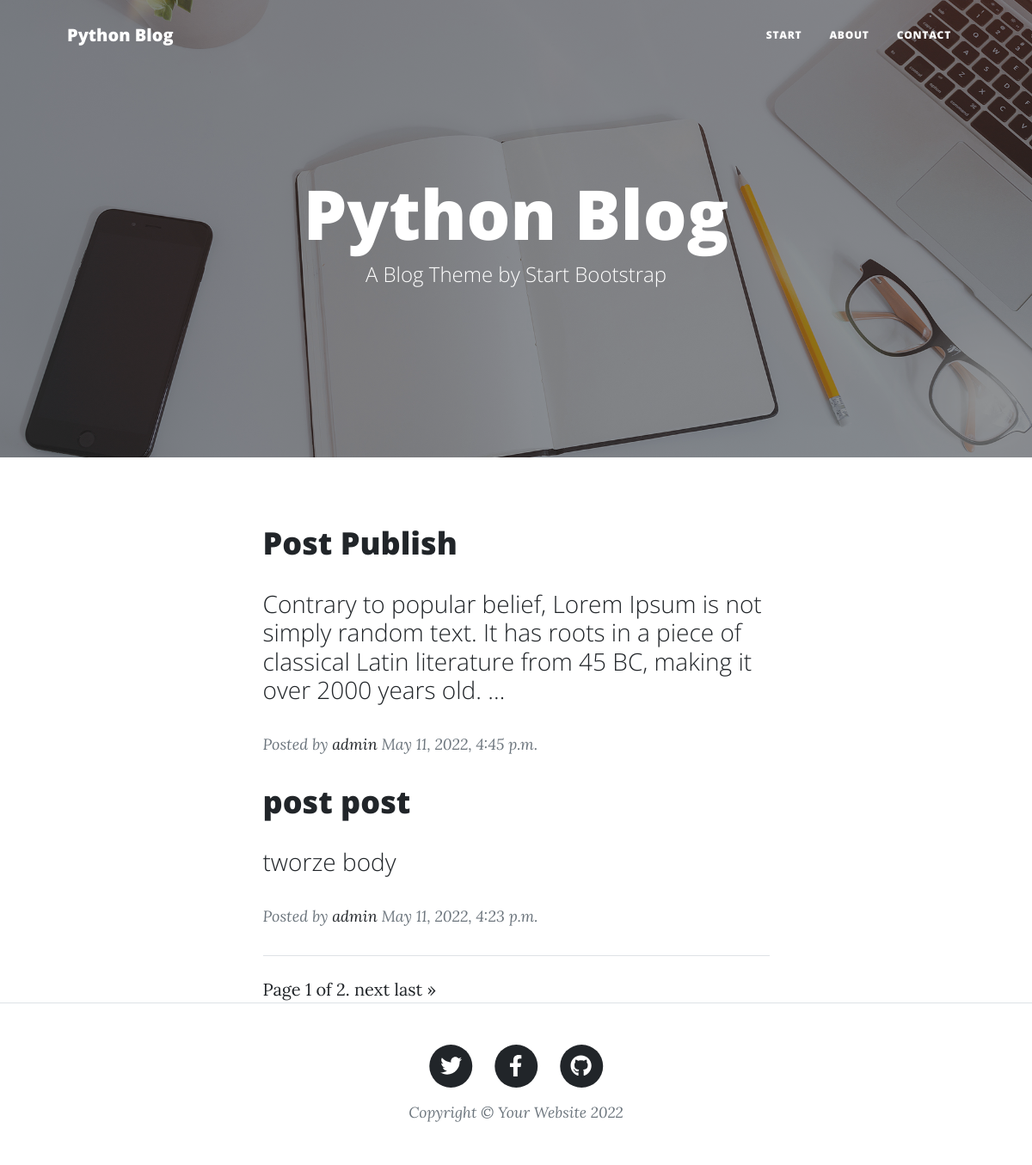
/blog/, run on an earlier commit of the app's database.
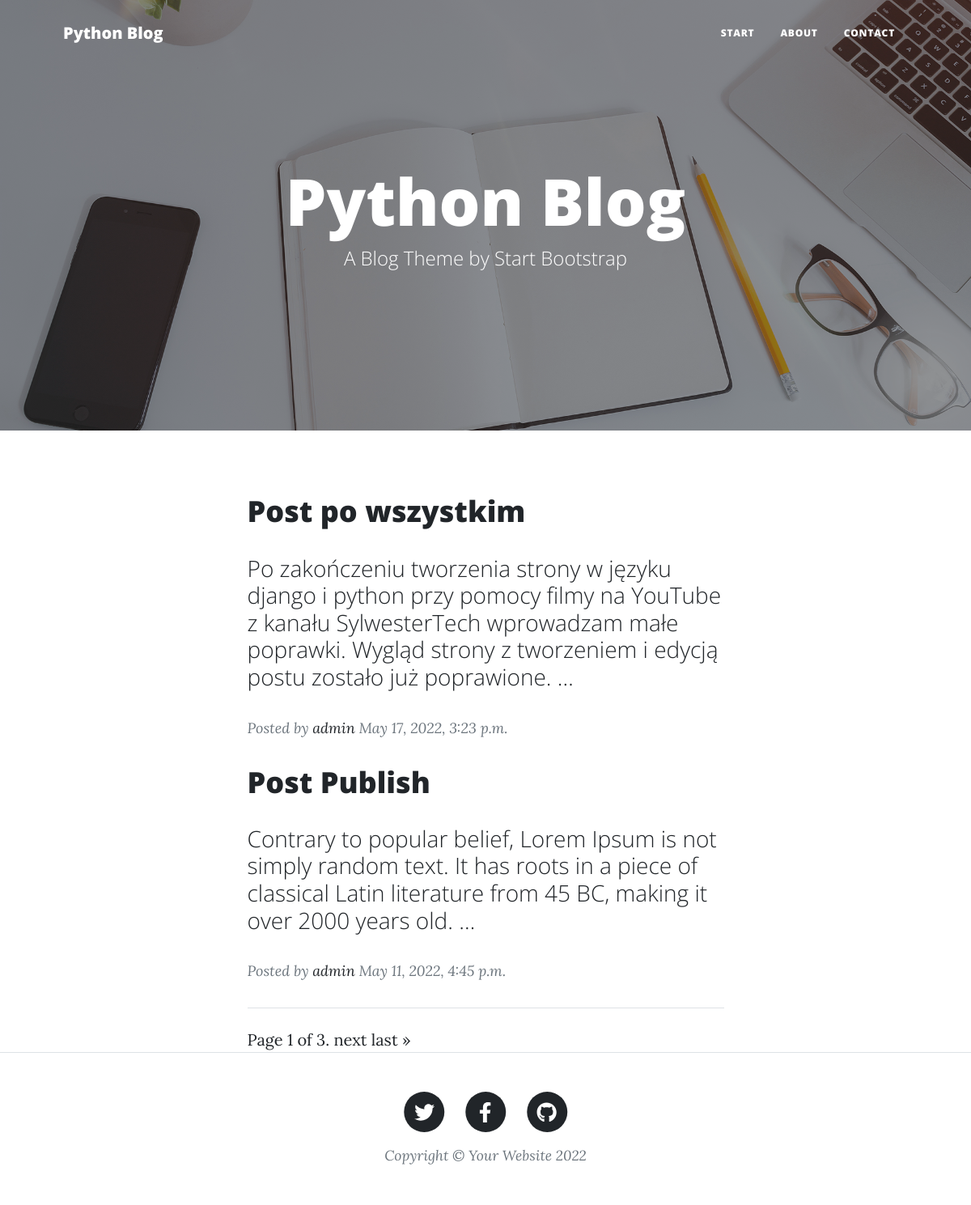
And on a later commit of the database.
### blog/models.py (models this page shows, shortened)
class Post(models.Model):
    title = models.CharField(max_length=55)
    subhead = models.CharField(max_length=55, blank=True, null=True)
    slug = models.SlugField(max_length=55, unique=True)
    body = models.TextField()
    status = models.IntegerField(choices=STATUS, default=1)
    created_by = models.ForeignKey(User, on_delete=models.CASCADE)
    created_date = models.DateTimeField(auto_now_add=True)
    update_date = models.DateTimeField(auto_now=True)
    publish_date = models.DateTimeField(default=now)
    class Meta:
        ordering = ('-created_date',)
    def get_absolute_url(self):
        return reverse('blog:post_detail', kwargs={'get_slug': self.slug})

### blog/views.py (the view)
# urls.py: path('', PostListView.as_view(), name='post_list'),
class PostListView(ListView):
    model = Post
    template_name = "blog/post_list.html"
    paginate_by = 2
    def get_queryset(self):
        return Post.objects.filter(status = 2)

### templates/blog/post_list.html (shortened to what this page needs)
{% extends 'base/base.html' %}
{% load static %}
{% block content %}
<header class="masthead" style="background-image: url('/media/home-bg.jpg')">
    <div class="container position-relative px-4 px-lg-5">
        <div class="row gx-4 gx-lg-5 justify-content-center">
            <div class="col-md-10 col-lg-8 col-xl-7">
                <div class="site-heading">
                    <h1>Python Blog</h1>
                    <span class="subheading">A Blog Theme by Start Bootstrap</span>
                </div>
            </div>
        </div>
    </div>
</header>
<div class="container px-4 px-lg-5">
    <div class="row gx-4 gx-lg-5 justify-content-center">
        <div class="col-md-10 col-lg-8 col-xl-7">
            {% for object in page_obj %}
                <div class="post-preview">
                    <a href="{{ object.get_absolute_url}}">
                        <h2 class="post-title">{{ object.title }}</h2>
                        <h3 class="post-subtitle">{{ object.body|truncatewords:30|linebreaks }}</h3>
                    </a>
                    <p class="post-meta">
                        Posted by
                        <a href="#!">{{ object.created_by}}</a>
                        {{ object.created_date}}
                    </p>
                </div>
            {% endfor %}
            <hr class="my-4" />
            <div>
                Page {{ page_obj.number }} of {{ page_obj.paginator.num_pages }}.
            {% if page_obj.has_next %}
                <a href="?page={{ page_obj.next_page_number }}">next </a>
                <a href="?page={{ page_obj.paginator.num_pages }}"> last &raquo;</a>
            {% endif %}
            </div>
        </div>
    </div>
</div>
{% endblock %}

### templates/base/base.html (shortened to what this page needs)
{% load static %}
<!DOCTYPE html>
<html lang='en'>
    <head>
        <link href="{% static 'css/styles.css' %}" rel="stylesheet" />
    </head>
    <body>
        {% include 'base/navbar.html' %}
        {% block content %}
        {% endblock  %}
        {% include 'base/footer.html' %}
    </body>
</html

### templates/base/navbar.html (shortened to what this page needs)
<nav class="navbar navbar-expand-lg navbar-light" id="mainNav">
    <div class="container px-4 px-lg-5">
        <a class="navbar-brand" href="{% url 'blog:post_list' %}">Python Blog</a>
        <div class="collapse navbar-collapse" id="navbarResponsive">
            <ul class="navbar-nav ms-auto py-4 py-lg-0">
                <li class="nav-item"><a class="nav-link px-lg-3 py-3 py-lg-4" href="{% url 'blog:post_list' %}">Start</a></li>
                <li class="nav-item"><a class="nav-link px-lg-3 py-3 py-lg-4" href="{% url 'common:about_us' %}">About</a></li>
                <li class="nav-item"><a class="nav-link px-lg-3 py-3 py-lg-4" href="{% url 'common:contact_view' %}">Contact</a></li>
            </ul>
        </div>
    </div>
</nav>

### templates/base/footer.html (shortened to what this page needs)
{% load static %}
<footer class="border-top">
    <div class="container px-4 px-lg-5">
        <div class="row gx-4 gx-lg-5 justify-content-center">
            <div class="col-md-10 col-lg-8 col-xl-7">
                <ul class="list-inline text-center">
                    <li class="list-inline-item">
                        <a href="#!">
                            <span class="fa-stack fa-lg">
                                <i class="fas fa-circle fa-stack-2x"></i>
                                <i class="fab fa-twitter fa-stack-1x fa-inverse"></i>
                            </span>
                        </a>
                    </li>
                    <li class="list-inline-item">
                        <a href="#!">
                            <span class="fa-stack fa-lg">
                                <i class="fas fa-circle fa-stack-2x"></i>
                                <i class="fab fa-facebook-f fa-stack-1x fa-inverse"></i>
                            </span>
                        </a>
                    </li>
                    <li class="list-inline-item">
                        <a href="#!">
                            <span class="fa-stack fa-lg">
                                <i class="fas fa-circle fa-stack-2x"></i>
                                <i class="fab fa-github fa-stack-1x fa-inverse"></i>
                            </span>
                        </a>
                    </li>
                </ul>
                <div class="small text-center text-muted fst-italic">Copyright &copy; Your Website 2022</div>
            </div>
        </div>
    </div>
</footer>

What changed in the data, as far as the page shows it:
no longer on this page (row unchanged): Post: title "post post", body "tworze body", created_by "admin", created_date "May 11, 2022, 4:23 p.m."
added Post: title "Post po wszystkim", body "Po zakończeniu tworzenia strony w języku django i python przy pomocy filmy na YouTube z kanału SylwesterTech wprowadzam małe poprawki. Wygląd strony z tworzeniem i edycją postu zostało już poprawione. …", created_by "admin", created_date "May 17, 2022, 3:23 p.m."
Also different on the page:
{{ page_obj.paginator.num_pages }}: "2" → "3"
